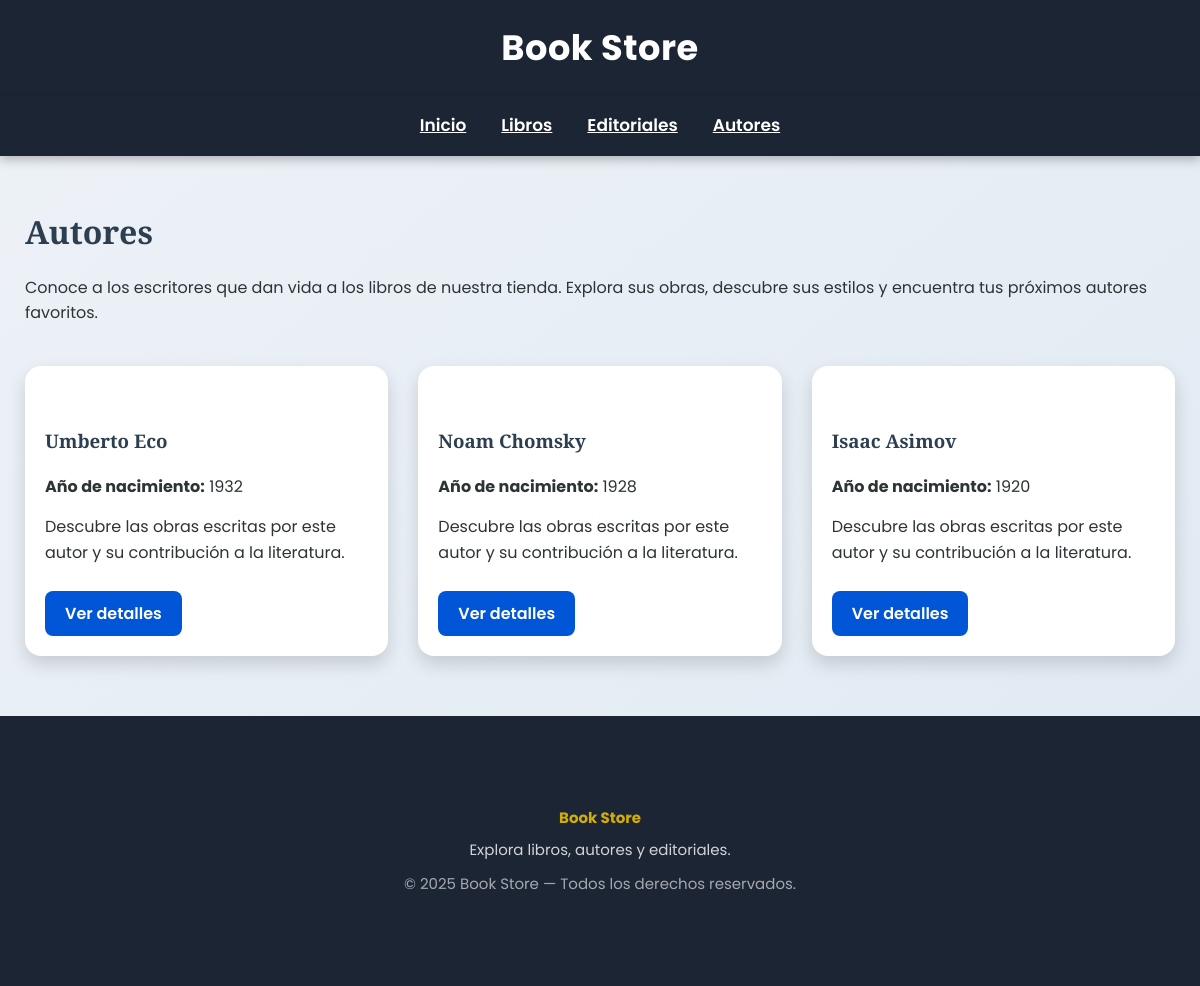
The page /es/authors/ on the database its author committed.
### app/models.py (models this page shows, shortened)
class Author(models.Model):
    first_name = models.CharField(max_length=100)
    last_name = models.CharField(max_length=100)
    birth_year = models.IntegerField(null=True, blank=True)
    @property
    def name(self):
        return f"{self.first_name} {self.last_name}"

### app/views.py (the view)
# urls.py: path('authors/', views.AuthorListView.as_view(), name='author_list'),
class AuthorListView(ListView):
    model = Author
    template_name = "bookstore/author_list.html"
    context_object_name = "authors"

### app/templates/bookstore/author_list.html (shortened to what this page needs)
{% extends 'bookstore/base.html' %}
{% load static %}
{% load i18n %}
{% block content %}
<h2>{% trans "Autores" %}</h2>
<p>
    {% trans "Conoce a los escritores que dan vida a los libros de nuestra tienda. Explora sus obras, descubre sus estilos y encuentra tus próximos autores favoritos." %}
</p>
<div class="card-list">
{% for author in authors %}
    <div class="card">
        <h3>{{ author.name }}</h3>
        <p>
            <strong>{% trans "Año de nacimiento:" %}</strong> {{ author.birth_year }}
        </p>
        <p>
            {% trans "Descubre las obras escritas por este autor y su contribución a la literatura." %}
        </p>
        <a href="{% url 'author_detail' author.pk %}" class="btn">
            {% trans "Ver detalles" %}
        </a>
    </div>
{% empty %}
    <p>{% trans "No hay autores registrados." %}</p>
{% endfor %}
</div>
{% endblock %}

### app/static/bookstore/styles.css (style rules this page uses)
* { margin: 0; padding: 0; box-sizing: border-box; }
html { scroll-behavior: smooth; }
body { font-family: "Poppins", sans-serif; background: linear-gradient(to bottom right, #eef2f7, #dfe9f3); color: #2d3436; line-height: 1.6; }
h1, h2, h3, h4 { font-family: "Playfair Display", serif; color: #2c3e50; margin-bottom: 18px; margin-top: 40px; }
h2 { font-size: 32px; }
p { margin-bottom: 15px; font-size: 16px; }
.card-list { display: grid; grid-template-columns: repeat(auto-fit, minmax(260px, 1fr)); gap: 30px; margin-top: 40px; }
.card { background: white; border-radius: 16px; box-shadow: 0 8px 18px rgba(0,0,0,0.15); padding: 20px; transition: 0.3s; overflow: hidden; position: relative; }
.card::before { content: ""; position: absolute; top: 0; left: -100%; width: 100%; height: 5px; background: linear-gradient(90deg, #0056d6, #ffcf00); transition: 0.4s; }
.btn, .link-btn { display: inline-block; padding: 10px 20px; background: #0056d6; color: white; border-radius: 8px; font-weight: 600; margin-top: 10px; transition: 0.3s; text-decoration: none; }

### rows shown on the page
Author: name "Umberto Eco", birth_year "1932"
Author: name "Noam Chomsky", birth_year "1928"
Author: name "Isaac Asimov", birth_year "1920"
